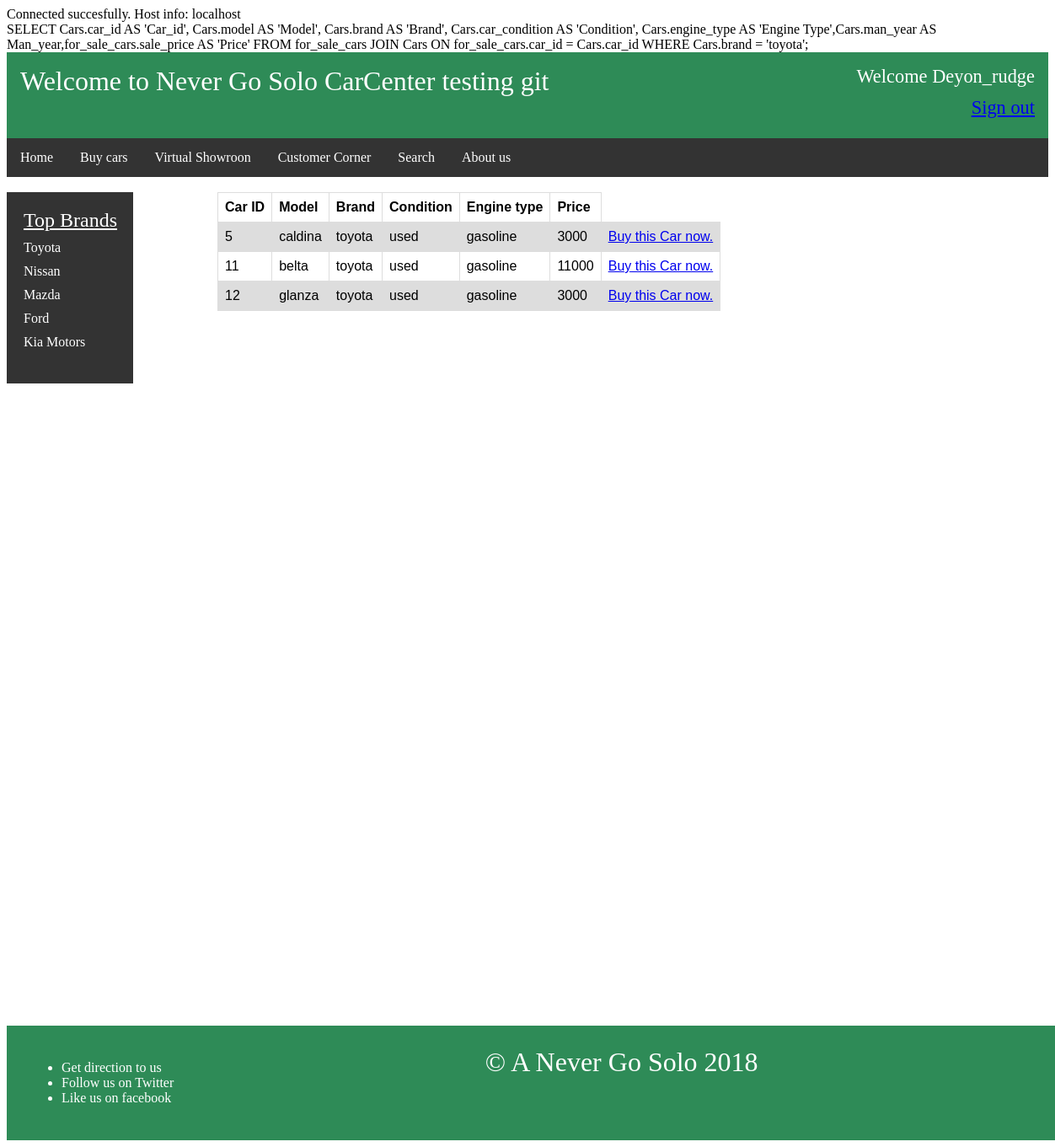
Page /Databanken praco/viewcars.php?brand=toyota (signed in) on the committed database.
### tables this page shows
CREATE TABLE `for_sale_cars` (
  `sale_id` int(11) NOT NULL,
  `car_id` int(11) NOT NULL,
  `sale_price` int(10) NOT NULL
);

CREATE TABLE `Cars` (
  `car_id` int(11) NOT NULL,
  `model` varchar(15) NOT NULL,
  `brand` varchar(15) NOT NULL,
  `man_year` int(4) NOT NULL,
  `car_condition` varchar(4) NOT NULL,
  `engine_type` varchar(10) NOT NULL,
  `image` text NOT NULL
);

### Databanken praco/viewcars.php (the view, shortened to what this page needs)
<?php
	require_once 'Dbconnect.php';
	if (isset($_GET['car_condition']))
	{
		$conditionQuery = "Cars.car_condition = '$_GET[car_condition]'" . ";";
	}
	 else if (isset($_GET['brand']))
	{
		$conditionQuery = "Cars.brand = '$_GET[brand]'" . ";";
	}
	else if (isset($_GET['model']))
	{
		$conditionQuery = "Cars.model = '$_GET[model]'" . ";";
	}
	$query = "SELECT Cars.car_id AS 'Car_id', Cars.model AS 'Model', Cars.brand AS 'Brand', Cars.car_condition AS 'Condition', Cars.engine_type AS 'Engine Type',Cars.man_year AS Man_year,for_sale_cars.sale_price AS 'Price' FROM for_sale_cars JOIN Cars ON for_sale_cars.car_id = Cars.car_id WHERE " . $conditionQuery;
	echo $query;
	$result = mysqli_query($conn,$query);
	$num_rows = mysqli_num_rows($result);
?>
<? include 'header.php';?>
<? include 'menu.php';?>
<? include 'sidemenu.php';?>
	<?php if ($result): ?>
		<?php if ($num_rows!=0): ?>
			<div class="table_container">
				<table id="result_table">
					<tr>
						<th>Car ID</th>
						<th>Model</th>
						<th>Brand</th>
						<th>Condition</th>
						<th>Engine type</th>
						<th>Price</th>
					</tr>
			<?php while($data = mysqli_fetch_array($result)):?>
					<tr>
						<td><?php echo $data['Car_id']; ?></td>
						<td><?php echo $data['Model']; ?></td>
						<td><?php echo $data['Brand']; ?></td>
						<td><?php echo $data['Condition'];?></td>
						<td><?php echo $data['Engine Type']; ?></td>
						<td><?php echo $data['Price']; ?></td>
						<td><a href="buyvehicle.php?car_id=<?php echo $data['Car_id'];?>">Buy this Car now.</a></td>
					</tr>
			<?php endwhile?>
				</table>
			</div>
		<?php else:?>
		<span style="margin-left: 20px">NO records found </span>
		<?php endif ?>
	<?php else:?>
		<span style="margin-left: 20px;">ERROR could not connect</span>
	<?php endif ?>
<? include 'footer.php';?>

### Databanken praco/viewcars.php (style rules this page uses)
#result_table { font-family: arial,sans-serif; border-collapse: collapse; }
td,th { border :1px solid #dddddd; text-align: left; padding: 8px; }
tr:nth-child(even) { background-color: #dddddd; }
.table_container { margin-left: 250px; }

### rows in the picture
for_sale_cars: car.car_id "5", car.model "caldina", car.brand "toyota", car.car_condition "used", car.engine_type "gasoline", sale_price "3000"
for_sale_cars: car.car_id "11", car.model "belta", car.brand "toyota", car.car_condition "used", car.engine_type "gasoline", sale_price "11000"
for_sale_cars: car.car_id "12", car.model "glanza", car.brand "toyota", car.car_condition "used", car.engine_type "gasoline", sale_price "3000"

### other values in the picture
mysqli_get_host_info($conn) "localhost"
$_SESSION['username'] "Deyon_rudge"
